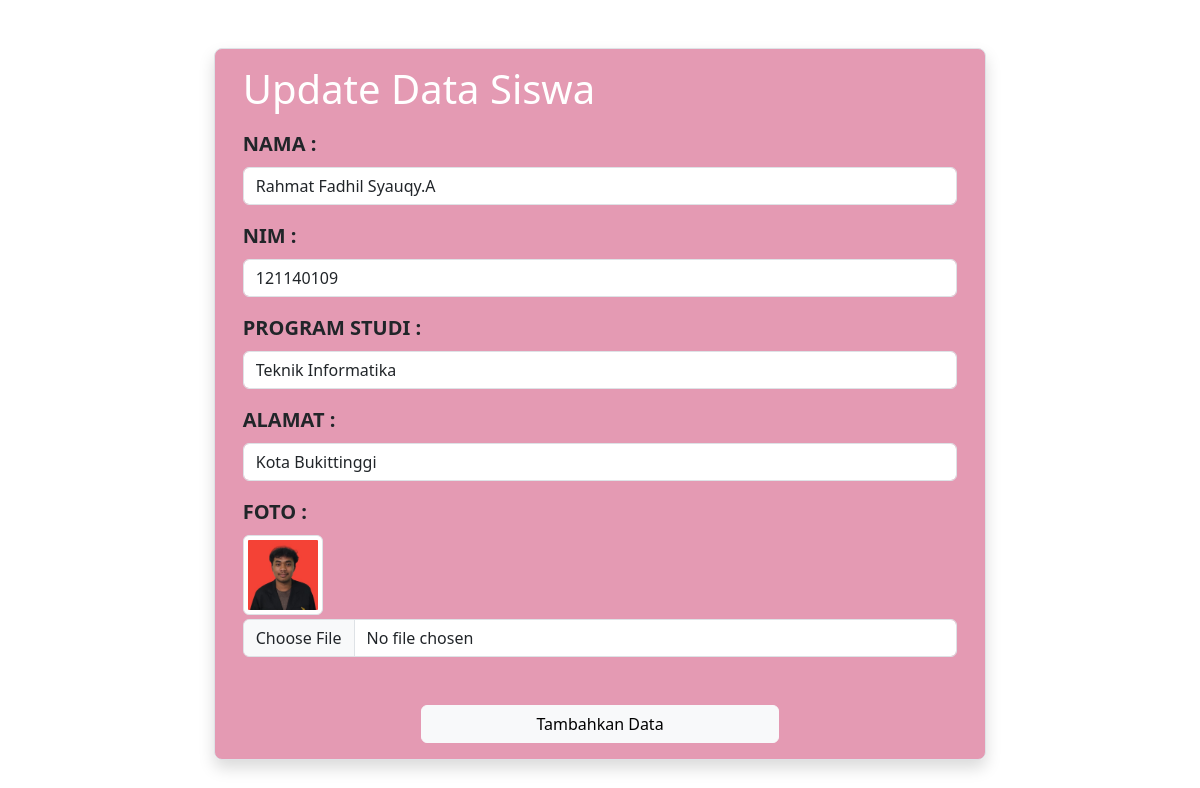
Screenshot of /ubah.php?id=6 with the database file from the repository.
### tables this page shows
CREATE TABLE `mahasiswa` (
  `id` int(11) NOT NULL,
  `nama` varchar(50) NOT NULL,
  `nim` varchar(30) NOT NULL,
  `prodi` varchar(50) NOT NULL,
  `alamat` varchar(100) NOT NULL,
  `gambar` varchar(100) NOT NULL
);

### functions.php (called while the page is built, shortened)
<?php
$syauqy = mysqli_connect("localhost","root","","database_prak8");
function query($query){
    global $syauqy;
    $result = mysqli_query($syauqy, $query);
    $rows = [] ;
    while ($row = mysqli_fetch_assoc($result)){
        $rows[] = $row;
    }
    return $rows;
}

### ubah.php (the view, shortened to what this page needs)
<?php
require 'functions.php';
$id = $_GET["id"];
$mhs = query("SELECT * FROM mahasiswa WHERE id = $id")[0];
?>
<!DOCTYPE html>
<html lang="en">
<head>
    <link href="https://cdn.jsdelivr.net/npm/bootstrap@5.3.2/dist/css/bootstrap.min.css" rel="stylesheet">
    <link rel="stylesheet" href="style/style.css">
</head>
<body>
    <div class="container d-flex justify-content-center align-items-center mt-5">
        <div class="row border rounded-3 p-3  shadow box-area" style="background-color:rgba(217, 112, 147,.7) ;">
            <h1 class="mb-3 text-white">Update Data Siswa</h1>
            <form action="" method="post" enctype="multipart/form-data">
                <div class="mb-3">
                    <label class="form-label" for="nama"> NAMA : </label>
                    <input class="form-control" type="text" name="nama" id="nama" required value="<?= $mhs["nama"]; ?>">
                </div>
                <div class="mb-3">
                    <label class="form-label" for="nim"> NIM : </label>
                    <input class="form-control" type="number" name="nim" id="nim" required value="<?= $mhs["nim"]; ?>">
                </div>
                <div class="mb-3">
                    <label class="form-label" for="prodi"> PROGRAM STUDI : </label>
                    <input class="form-control" type="text" name="prodi" id="prodi" required value="<?= $mhs["prodi"]; ?>">
                </div>
                <div class="mb-3">
                    <label class="form-label" for="alamat"> ALAMAT : </label>
                    <input class="form-control" type="text" name="alamat" id="alamat" required value="<?= $mhs["alamat"]; ?>">
                </div>
                <div class="mb-5">
                    <label class="form-label" for="gambar"> FOTO : </label>
                    <div class="mb-1">
                        <img class="img-thumbnail" src="data/image/<?= $mhs["gambar"]; ?>" alt="" width="80">
                    </div>
                    <input class="form-control" type="file" name="gambar" id="gambar">
                </div>
                <div class="d-grid gap-2 col-6 mx-auto">
                    <button class="btn btn-light" type="submit" name="submit">Tambahkan Data</button>
                </div>
            </form>
        </div>
    </div>
</body>
</html>

### style/style.css (style rules this page uses)
label { font-weight: 700; font-size: 20px; }

### rows the page displays
mahasiswa: nama "Rahmat Fadhil Syauqy.A", nim "121140109", prodi "Teknik Informatika", alamat "Kota Bukittinggi", gambar (picture)
